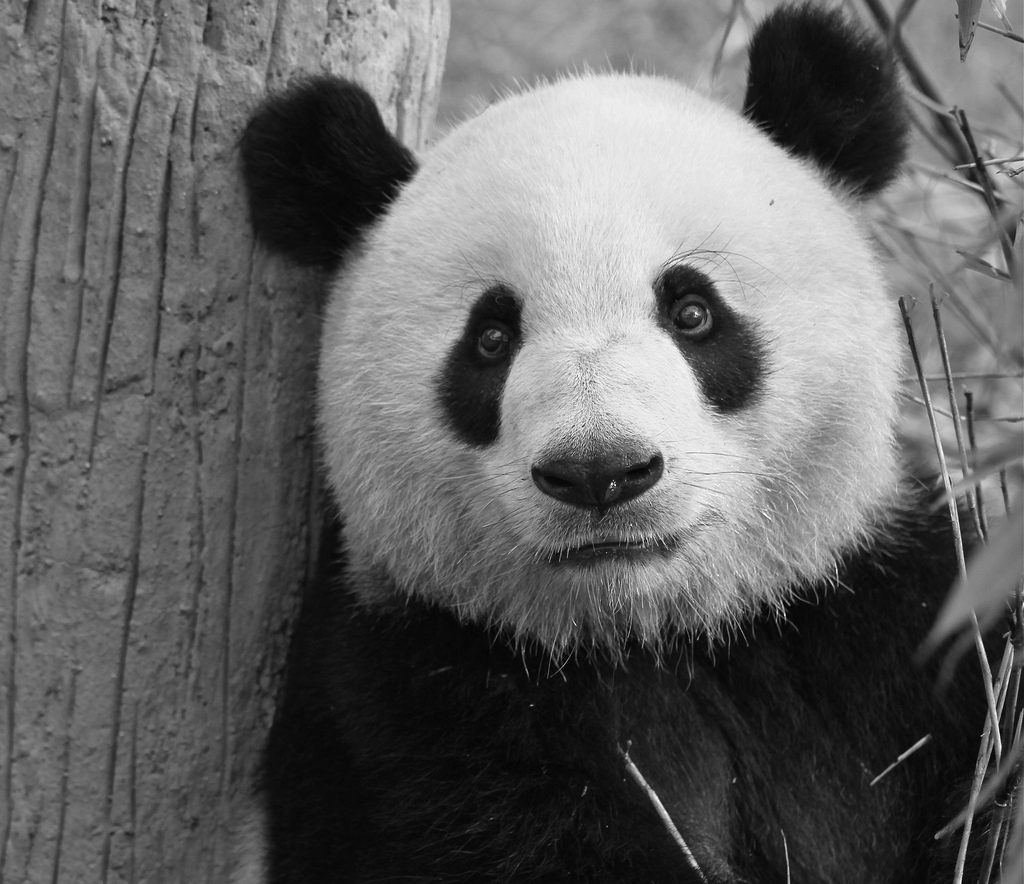
%> input picture resources/panda.jpg, 1024 x 884 px
$ octave gaussian_image.m   (GNU Octave 9; MATLAB toolbox functions it lacks are replaced by stand-ins)
%> lines starting %> are read from the running program, lines starting %| are printed output that depends on the picture
img = imread('../resources/panda.jpg');
%> img is the input picture: size 884x1024x3 uint8; min 0, max 255, mean 99.1
kernel_size = 31;

for sigma = 1:5:15
    h = fspecial('gaussian', kernel_size, sigma);
    output = imfilter(img, h);
    figure; imagesc(h);
    figure; imshow(output);
    pause; % PRESS ENTER
end
%> this loop made 3 passes
%> pass 1, `imagesc(h)`:
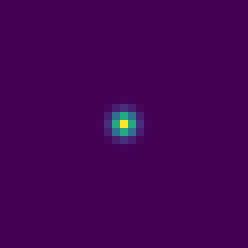
%> displayed picture: size 31x31x3, on the screen's scale of 0 to 255 (shown 8 times larger); mean R, G, B 68, 2.9, 84.8
%> pass 2, `output = imfilter(img, h);`:
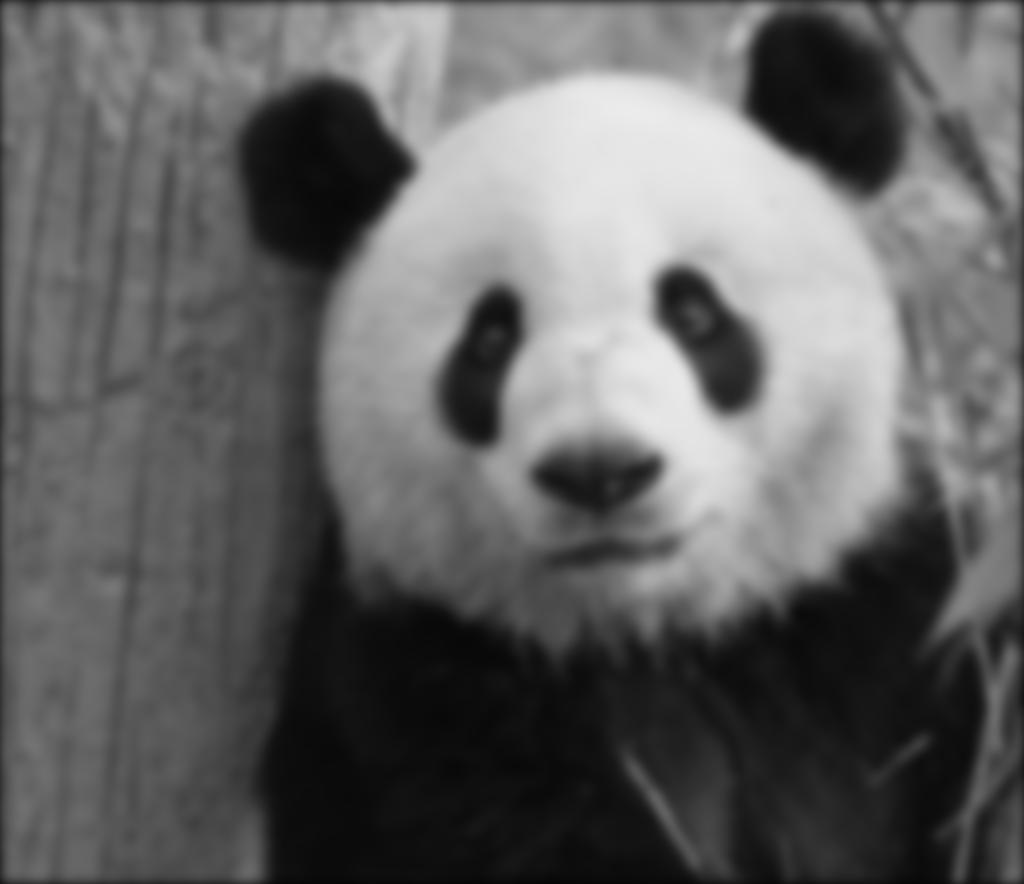
%> output: size 884x1024x3 uint8; min 5, max 235, mean 98.2
%> pass 2, `imagesc(h)`:
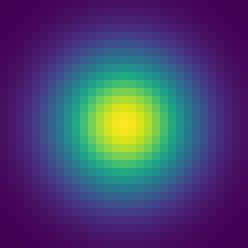
%> displayed picture: size 31x31x3, on the screen's scale of 0 to 255 (shown 8 times larger); mean R, G, B 70.3, 67.8, 111.5
